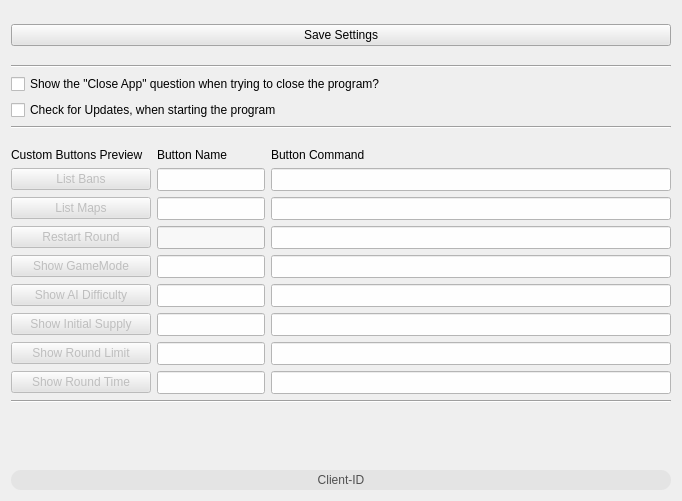
     <widget class="QWidget" name="Tab_Configure">
      <attribute name="title">
       <string>Configure</string>
      </attribute>
      <layout class="QVBoxLayout" name="verticalLayout_17">
       <item>
        <layout class="QVBoxLayout" name="verticalLayout_16">
         <item>
          <spacer name="verticalSpacer_7">
           <property name="orientation">
            <enum>Qt::Vertical</enum>
           </property>
           <property name="sizeType">
            <enum>QSizePolicy::Minimum</enum>
           </property>
           <property name="sizeHint" stdset="0">
            <size>
             <width>20</width>
             <height>13</height>
            </size>
           </property>
          </spacer>
         </item>
         <item>
          <widget class="QPushButton" name="btn_save_settings">
           <property name="toolTip">
            <string>Save Settings</string>
           </property>
           <property name="statusTip">
            <string>Save Settings</string>
           </property>
           <property name="styleSheet">
            <string notr="true">background-color:rgb(228, 228, 228)
</string>
           </property>
           <property name="text">
            <string>Save Settings</string>
           </property>
          </widget>
         </item>
         <item>
          <spacer name="verticalSpacer_6">
           <property name="orientation">
            <enum>Qt::Vertical</enum>
           </property>
           <property name="sizeType">
            <enum>QSizePolicy::Minimum</enum>
           </property>
           <property name="sizeHint" stdset="0">
            <size>
             <width>20</width>
             <height>13</height>
            </size>
           </property>
          </spacer>
         </item>
         <item>
          <widget class="Line" name="line_4">
           <property name="orientation">
            <enum>Qt::Horizontal</enum>
           </property>
          </widget>
         </item>
         <item>
          <layout class="QHBoxLayout" name="horizontalLayout_11"/>
         </item>
         <item>
          <widget class="QCheckBox" name="chkbox_close_question">
           <property name="text">
            <string>Show the &quot;Close App&quot; question when trying to close the program?</string>
           </property>
          </widget>
         </item>
         <item>
          <widget class="QCheckBox" name="chkbox_check_updates">
           <property name="text">
            <string>Check for Updates, when starting the program</string>
           </property>
          </widget>
         </item>
         <item>
          <layout class="QHBoxLayout" name="horizontalLayout_30"/>
         </item>
         <item>
          <widget class="Line" name="line_5">
           <property name="orientation">
            <enum>Qt::Horizontal</enum>
           </property>
          </widget>
         </item>
         <item>
          <spacer name="verticalSpacer_5">
           <property name="orientation">
            <enum>Qt::Vertical</enum>
           </property>
           <property name="sizeType">
            <enum>QSizePolicy::Minimum</enum>
           </property>
           <property name="sizeHint" stdset="0">
            <size>
             <width>20</width>
             <height>13</height>
            </size>
           </property>
          </spacer>
         </item>
         <item>
          <layout class="QVBoxLayout" name="verticalLayout_15">
           <item>
            <layout class="QHBoxLayout" name="horizontalLayout_27">
             <item>
              <widget class="QLabel" name="label_button_name_13">
               <property name="minimumSize">
                <size>
                 <width>140</width>
                 <height>0</height>
                </size>
               </property>
               <property name="styleSheet">
                <string notr="true"/>
               </property>
               <property name="frameShape">
                <enum>QFrame::NoFrame</enum>
               </property>
               <property name="text">
                <string>Custom Buttons Preview</string>
               </property>
              </widget>
             </item>
             <item>
              <widget class="QLabel" name="label_button_name_12">
               <property name="minimumSize">
                <size>
                 <width>100</width>
                 <height>0</height>
                </size>
               </property>
               <property name="styleSheet">
                <string notr="true"/>
               </property>
               <property name="frameShape">
                <enum>QFrame::NoFrame</enum>
               </property>
               <property name="text">
                <string>Button Name</string>
               </property>
              </widget>
             </item>
             <item>
              <widget class="QLabel" name="label_command_button_12">
               <property name="minimumSize">
                <size>
                 <width>400</width>
                 <height>0</height>
                </size>
               </property>
               <property name="styleSheet">
                <string notr="true"/>
               </property>
               <property name="frameShape">
                <enum>QFrame::NoFrame</enum>
               </property>
               <property name="text">
                <string>Button Command</string>
               </property>
              </widget>
             </item>
            </layout>
           </item>
           <item>
            <layout class="QHBoxLayout" name="horizontalLayout_12"/>
           </item>
           <item>
            <layout class="QHBoxLayout" name="horizontalLayout_13">
             <item>
              <widget class="QPushButton" name="btn_main_drcon_listbans_definition">
               <property name="enabled">
                <bool>false</bool>
               </property>
               <property name="minimumSize">
                <size>
                 <width>140</width>
                 <height>0</height>
                </size>
               </property>
               <property name="maximumSize">
                <size>
                 <width>140</width>
                 <height>16777215</height>
                </size>
               </property>
               <property name="toolTip">
                <string>Custom Button 2</string>
               </property>
               <property name="statusTip">
                <string/>
               </property>
               <property name="styleSheet">
                <string notr="true">background-color:rgb(228, 228, 228)
</string>
               </property>
               <property name="text">
                <string>List Bans</string>
               </property>
              </widget>
             </item>
             <item>
              <widget class="QLineEdit" name="label_button_name_2">
               <property name="minimumSize">
                <size>
                 <width>100</width>
                 <height>23</height>
                </size>
               </property>
               <property name="styleSheet">
                <string notr="true">background-color:rgb(254, 254, 254);</string>
               </property>
              </widget>
             </item>
             <item>
              <widget class="QLineEdit" name="label_command_button_2">
               <property name="minimumSize">
                <size>
                 <width>400</width>
                 <height>23</height>
                </size>
               </property>
               <property name="styleSheet">
                <string notr="true">background-color:rgb(254, 254, 254);</string>
               </property>
              </widget>
             </item>
            </layout>
           </item>
           <item>
            <layout class="QHBoxLayout" name="horizontalLayout_14">
             <item>
              <widget class="QPushButton" name="btn_main_drcon_listmaps_definition">
               <property name="enabled">
                <bool>false</bool>
               </property>
               <property name="minimumSize">
                <size>
                 <width>140</width>
                 <height>0</height>
                </size>
               </property>
               <property name="maximumSize">
                <size>
                 <width>140</width>
                 <height>16777215</height>
                </size>
               </property>
               <property name="toolTip">
                <string>Custom Button 3</string>
               </property>
               <property name="statusTip">
                <string/>
               </property>
               <property name="styleSheet">
                <string notr="true">background-color:rgb(228, 228, 228)
</string>
               </property>
               <property name="text">
                <string>List Maps</string>
               </property>
              </widget>
             </item>
             <item>
              <widget class="QLineEdit" name="label_button_name_3">
               <property name="minimumSize">
                <size>
                 <width>100</width>
                 <height>23</height>
                </size>
               </property>
               <property name="styleSheet">
                <string notr="true">background-color:rgb(254, 254, 254);</string>
               </property>
              </widget>
             </item>
             <item>
              <widget class="QLineEdit" name="label_command_button_3">
               <property name="minimumSize">
                <size>
                 <width>400</width>
                 <height>23</height>
                </size>
               </property>
               <property name="styleSheet">
                <string notr="true">background-color:rgb(254, 254, 254);</string>
               </property>
              </widget>
             </item>
            </layout>
           </item>
           <item>
            <layout class="QHBoxLayout" name="horizontalLayout_19"/>
           </item>
           <item>
            <layout class="QHBoxLayout" name="horizontalLayout_20">
             <item>
              <widget class="QPushButton" name="btn_main_drcon_restartround_definition">
               <property name="enabled">
                <bool>false</bool>
               </property>
               <property name="minimumSize">
                <size>
                 <width>140</width>
                 <height>0</height>
                </size>
               </property>
               <property name="maximumSize">
                <size>
                 <width>140</width>
                 <height>16777215</height>
                </size>
               </property>
               <property name="toolTip">
                <string>Custom Button 5</string>
               </property>
               <property name="statusTip">
                <string/>
               </property>
               <property name="styleSheet">
                <string notr="true">background-color:rgb(228, 228, 228)
</string>
               </property>
               <property name="text">
                <string>Restart Round</string>
               </property>
              </widget>
             </item>
             <item>
              <widget class="QLineEdit" name="label_button_name_5">
               <property name="minimumSize">
                <size>
                 <width>100</width>
                 <height>23</height>
                </size>
               </property>
               <property name="styleSheet">
                <string notr="true">background-color:rgb(248, 248, 248);</string>
               </property>
              </widget>
             </item>
             <item>
              <widget class="QLineEdit" name="label_command_button_5">
               <property name="minimumSize">
                <size>
                 <width>400</width>
                 <height>23</height>
                </size>
               </property>
               <property name="styleSheet">
                <string notr="true">background-color:rgb(254, 254, 254);</string>
               </property>
              </widget>
             </item>
            </layout>
           </item>
           <item>
            <layout class="QHBoxLayout" name="horizontalLayout_21">
             <item>
              <widget class="QPushButton" name="btn_main_drcon_showgamemode_definition">
               <property name="enabled">
                <bool>false</bool>
               </property>
               <property name="minimumSize">
                <size>
                 <width>140</width>
                 <height>0</height>
                </size>
               </property>
               <property name="maximumSize">
                <size>
                 <width>140</width>
                 <height>16777215</height>
                </size>
               </property>
               <property name="toolTip">
                <string>Custom Button 6</string>
               </property>
               <property name="statusTip">
                <string/>
               </property>
               <property name="styleSheet">
                <string notr="true">background-color:rgb(228, 228, 228)
</string>
               </property>
               <property name="text">
                <string>Show GameMode</string>
               </property>
              </widget>
             </item>
             <item>
              <widget class="QLineEdit" name="label_button_name_6">
               <property name="minimumSize">
                <size>
                 <width>100</width>
                 <height>23</height>
                </size>
               </property>
               <property name="styleSheet">
                <string notr="true">background-color:rgb(254, 254, 254);</string>
               </property>
              </widget>
             </item>
             <item>
              <widget class="QLineEdit" name="label_command_button_6">
               <property name="minimumSize">
                <size>
                 <width>400</width>
                 <height>23</height>
                </size>
               </property>
               <property name="styleSheet">
                <string notr="true">background-color:rgb(254, 254, 254);</string>
               </property>
              </widget>
             </item>
            </layout>
           </item>
           <item>
            <layout class="QHBoxLayout" name="horizontalLayout_22">
             <item>
              <widget class="QPushButton" name="btn_main_drcon_showaidiff_definition">
               <property name="enabled">
                <bool>false</bool>
               </property>
               <property name="minimumSize">
                <size>
                 <width>140</width>
                 <height>0</height>
                </size>
               </property>
               <property name="maximumSize">
                <size>
                 <width>140</width>
                 <height>16777215</height>
                </size>
               </property>
               <property name="toolTip">
                <string>Custom Button 7</string>
               </property>
               <property name="statusTip">
                <string/>
               </property>
               <property name="styleSheet">
                <string notr="true">background-color:rgb(228, 228, 228)
</string>
               </property>
               <property name="text">
                <string>Show AI Difficulty</string>
               </property>
              </widget>
             </item>
             <item>
              <widget class="QLineEdit" name="label_button_name_7">
               <property name="minimumSize">
                <size>
                 <width>100</width>
                 <height>23</height>
                </size>
               </property>
               <property name="styleSheet">
                <string notr="true">background-color:rgb(254, 254, 254);</string>
               </property>
              </widget>
             </item>
             <item>
              <widget class="QLineEdit" name="label_command_button_7">
               <property name="minimumSize">
                <size>
                 <width>400</width>
                 <height>23</height>
                </size>
               </property>
               <property name="styleSheet">
                <string notr="true">background-color:rgb(254, 254, 254);</string>
               </property>
              </widget>
             </item>
            </layout>
           </item>
           <item>
            <layout class="QHBoxLayout" name="horizontalLayout_23">
             <item>
              <widget class="QPushButton" name="btn_main_drcon_showsupply_definition">
               <property name="enabled">
                <bool>false</bool>
               </property>
               <property name="minimumSize">
                <size>
                 <width>140</width>
                 <height>0</height>
                </size>
               </property>
               <property name="maximumSize">
                <size>
                 <width>140</width>
                 <height>16777215</height>
                </size>
               </property>
               <property name="toolTip">
                <string>Custom Button 8</string>
               </property>
               <property name="statusTip">
                <string/>
               </property>
               <property name="styleSheet">
                <string notr="true">background-color:rgb(228, 228, 228)
</string>
               </property>
               <property name="text">
                <string>Show Initial Supply</string>
               </property>
              </widget>
             </item>
             <item>
              <widget class="QLineEdit" name="label_button_name_8">
               <property name="minimumSize">
                <size>
                 <width>100</width>
                 <height>23</height>
                </size>
               </property>
               <property name="styleSheet">
                <string notr="true">background-color:rgb(254, 254, 254);</string>
               </property>
              </widget>
             </item>
             <item>
              <widget class="QLineEdit" name="label_command_button_8">
               <property name="minimumSize">
                <size>
                 <width>400</width>
                 <height>23</height>
                </size>
               </property>
               <property name="styleSheet">
                <string notr="true">background-color:rgb(254, 254, 254);</string>
               </property>
              </widget>
             </item>
            </layout>
           </item>
           <item>
            <layout class="QHBoxLayout" name="horizontalLayout_24">
             <item>
              <widget class="QPushButton" name="btn_main_drcon_roundlimit_definition">
               <property name="enabled">
                <bool>false</bool>
               </property>
               <property name="minimumSize">
                <size>
                 <width>140</width>
                 <height>0</height>
                </size>
               </property>
               <property name="maximumSize">
                <size>
                 <width>140</width>
                 <height>16777215</height>
                </size>
               </property>
               <property name="toolTip">
                <string>Custom Button 9</string>
               </property>
               <property name="statusTip">
                <string/>
               </property>
               <property name="styleSheet">
                <string notr="true">background-color:rgb(228, 228, 228)
</string>
               </property>
               <property name="text">
                <string>Show Round Limit</string>
               </property>
              </widget>
             </item>
             <item>
              <widget class="QLineEdit" name="label_button_name_9">
               <property name="minimumSize">
                <size>
                 <width>100</width>
                 <height>23</height>
                </size>
               </property>
               <property name="styleSheet">
                <string notr="true">background-color:rgb(254, 254, 254);</string>
               </property>
              </widget>
             </item>
             <item>
              <widget class="QLineEdit" name="label_command_button_9">
               <property name="minimumSize">
                <size>
                 <width>400</width>
                 <height>23</height>
                </size>
               </property>
               <property name="styleSheet">
                <string notr="true">background-color:rgb(254, 254, 254);</string>
               </property>
              </widget>
             </item>
            </layout>
           </item>
           <item>
            <layout class="QHBoxLayout" name="horizontalLayout_25">
             <item>
              <widget class="QPushButton" name="btn_main_drcon_showroundtime_definition">
               <property name="enabled">
                <bool>false</bool>
               </property>
               <property name="minimumSize">
                <size>
                 <width>140</width>
                 <height>0</height>
                </size>
               </property>
               <property name="maximumSize">
                <size>
                 <width>140</width>
                 <height>16777215</height>
                </size>
               </property>
               <property name="toolTip">
                <string>Custom Button 10</string>
               </property>
               <property name="statusTip">
                <string/>
               </property>
               <property name="styleSheet">
                <string notr="true">background-color:rgb(228, 228, 228)
</string>
               </property>
               <property name="text">
                <string>Show Round Time</string>
               </property>
              </widget>
             </item>
             <item>
              <widget class="QLineEdit" name="label_button_name_10">
               <property name="minimumSize">
                <size>
                 <width>100</width>
                 <height>23</height>
                </size>
               </property>
               <property name="styleSheet">
                <string notr="true">background-color:rgb(254, 254, 254);</string>
               </property>
              </widget>
             </item>
             <item>
              <widget class="QLineEdit" name="label_command_button_10">
               <property name="minimumSize">
                <size>
                 <width>400</width>
                 <height>23</height>
                </size>
               </property>
               <property name="styleSheet">
                <string notr="true">background-color:rgb(254, 254, 254);</string>
               </property>
              </widget>
             </item>
            </layout>
           </item>
           <item>
            <layout class="QHBoxLayout" name="horizontalLayout_26"/>
           </item>
          </layout>
         </item>
        </layout>
       </item>
       <item>
        <widget class="Line" name="line">
         <property name="orientation">
          <enum>Qt::Horizontal</enum>
         </property>
        </widget>
       </item>
       <item>
        <spacer name="verticalSpacer_2">
         <property name="orientation">
          <enum>Qt::Vertical</enum>
         </property>
         <property name="sizeHint" stdset="0">
          <size>
           <width>20</width>
           <height>40</height>
          </size>
         </property>
        </spacer>
       </item>
       <item>
        <widget class="QLabel" name="label_saving_indicator">
         <property name="font">
          <font>
           <pointsize>10</pointsize>
           <weight>75</weight>
           <bold>true</bold>
          </font>
         </property>
         <property name="text">
          <string/>
         </property>
         <property name="alignment">
          <set>Qt::AlignCenter</set>
         </property>
        </widget>
       </item>
       <item>
        <widget class="QLabel" name="lbl_client_id">
         <property name="autoFillBackground">
          <bool>false</bool>
         </property>
         <property name="styleSheet">
          <string notr="true">background-color: rgb(228, 228, 228);
border-radius: 10px;
min-height: 20px;</string>
         </property>
         <property name="frameShape">
          <enum>QFrame::NoFrame</enum>
         </property>
         <property name="frameShadow">
          <enum>QFrame::Plain</enum>
         </property>
         <property name="text">
          <string>&lt;html&gt;&lt;head/&gt;&lt;body&gt;&lt;p&gt;&lt;span style=&quot; color:#505050;&quot;&gt;Client-ID&lt;/span&gt;&lt;/p&gt;&lt;/body&gt;&lt;/html&gt;</string>
         </property>
         <property name="scaledContents">
          <bool>false</bool>
         </property>
         <property name="alignment">
          <set>Qt::AlignCenter</set>
         </property>
         <property name="textInteractionFlags">
          <set>Qt::LinksAccessibleByMouse|Qt::TextSelectableByMouse</set>
         </property>
        </widget>
       </item>
      </layout>
     </widget>
